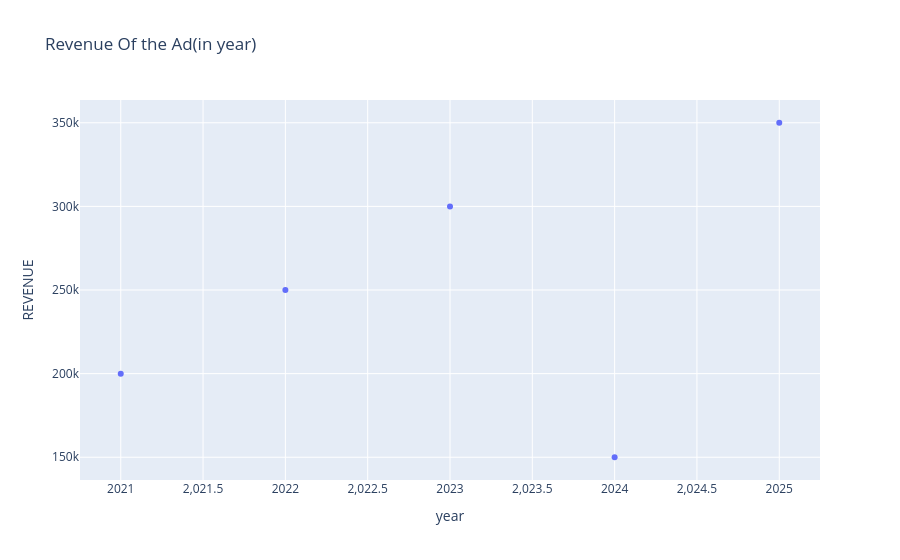

Notebook code for this chart:
### Code cell
ADS=pd.DataFrame({"year":[2021,2022,2023,2024,2025],                 
                  "REVENUE":[200000,250000,300000,150000,350000]})
ad=px.scatter(ADS,x="year",y="REVENUE",title="Revenue Of the Ad(in year)")
ad.show()

### Figure 1 — Plotly figure (JSON) as saved in the notebook; plotly's stock layout.template omitted (floating-point values rounded to 4 significant figures)
{"data": [{"hovertemplate": "year=%{x}<br>REVENUE=%{y}<extra></extra>", "legendgroup": "", "marker": {"color": "#636efa", "symbol": "circle"}, "mode": "markers", "name": "", "orientation": "v", "showlegend": false, "type": "scatter", "x": [2021, 2022, 2023, 2024, 2025], "xaxis": "x", "y": [200000, 250000, 300000, 150000, 350000], "yaxis": "y"}], "layout": {"legend": {"tracegroupgap": 0}, "title": {"text": "Revenue Of the Ad(in year)"}, "xaxis": {"anchor": "y", "domain": [0, 1], "title": {"text": "year"}}, "yaxis": {"anchor": "x", "domain": [0, 1], "title": {"text": "REVENUE"}}}}
